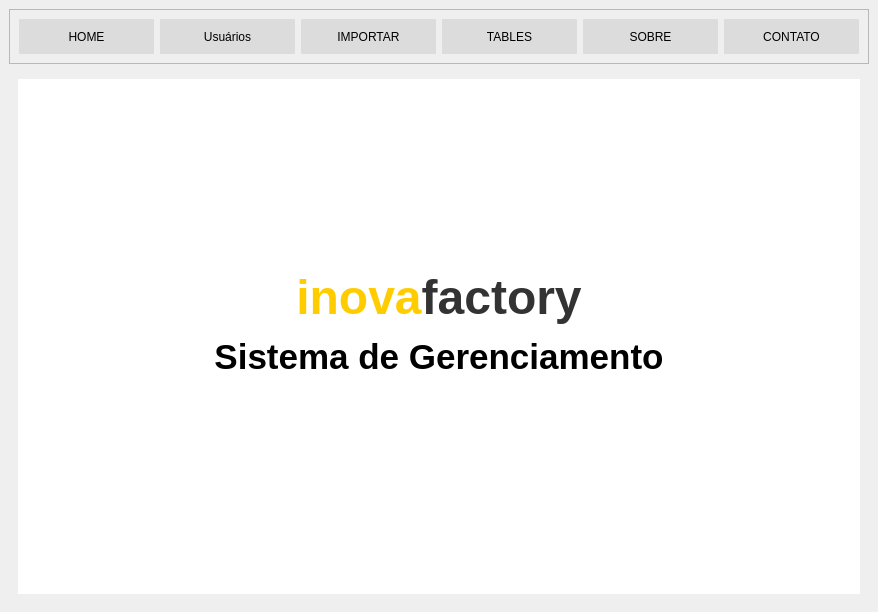
<?xml version="1.0" encoding="UTF-8"?>
<ui version="4.0">
 <class>Tela_Principal</class>
 <widget class="QMainWindow" name="Tela_Principal">
  <property name="geometry">
   <rect>
    <x>0</x>
    <y>0</y>
    <width>878</width>
    <height>612</height>
   </rect>
  </property>
  <property name="windowTitle">
   <string>MainWindow</string>
  </property>
  <widget class="QWidget" name="centralwidget">
   <layout class="QVBoxLayout" name="verticalLayout_2">
    <item>
     <widget class="QFrame" name="frame">
      <property name="frameShape">
       <enum>QFrame::StyledPanel</enum>
      </property>
      <property name="frameShadow">
       <enum>QFrame::Raised</enum>
      </property>
      <layout class="QHBoxLayout" name="horizontalLayout">
       <item>
        <widget class="QPushButton" name="btn_menu_home">
         <property name="minimumSize">
          <size>
           <width>135</width>
           <height>35</height>
          </size>
         </property>
         <property name="cursor">
          <cursorShape>PointingHandCursor</cursorShape>
         </property>
         <property name="styleSheet">
          <string notr="true">QPushButton{
	background-color: rgb(220, 220, 220);
	border-radius: 1px;
	font-size: 12px;
}

QPushButton:hover{
	
	background-color: rgb(203, 203, 203);
}</string>
         </property>
         <property name="text">
          <string>HOME</string>
         </property>
        </widget>
       </item>
       <item>
        <widget class="QPushButton" name="btn_menu_usuarios">
         <property name="minimumSize">
          <size>
           <width>135</width>
           <height>35</height>
          </size>
         </property>
         <property name="styleSheet">
          <string notr="true">QPushButton{
	background-color: rgb(220, 220, 220);
	border-radius: 1px;
	font-size: 12px;
}

QPushButton:hover{
	
	background-color: rgb(203, 203, 203);
}</string>
         </property>
         <property name="text">
          <string>Usuários</string>
         </property>
        </widget>
       </item>
       <item>
        <widget class="QPushButton" name="btn_pg_importar">
         <property name="minimumSize">
          <size>
           <width>135</width>
           <height>35</height>
          </size>
         </property>
         <property name="cursor">
          <cursorShape>PointingHandCursor</cursorShape>
         </property>
         <property name="styleSheet">
          <string notr="true">QPushButton{
	background-color: rgb(220, 220, 220);
	border-radius: 1px;
	font-size: 12px;
}

QPushButton:hover{
	
	background-color: rgb(203, 203, 203);
}</string>
         </property>
         <property name="text">
          <string>IMPORTAR</string>
         </property>
        </widget>
       </item>
       <item>
        <widget class="QPushButton" name="btn_tables">
         <property name="minimumSize">
          <size>
           <width>135</width>
           <height>35</height>
          </size>
         </property>
         <property name="cursor">
          <cursorShape>PointingHandCursor</cursorShape>
         </property>
         <property name="styleSheet">
          <string notr="true">QPushButton{
	background-color: rgb(220, 220, 220);
	border-radius: 1px;
	font-size: 12px;
}

QPushButton:hover{
	
	background-color: rgb(203, 203, 203);
}</string>
         </property>
         <property name="text">
          <string>TABLES</string>
         </property>
        </widget>
       </item>
       <item>
        <widget class="QPushButton" name="btn_sobre">
         <property name="minimumSize">
          <size>
           <width>135</width>
           <height>35</height>
          </size>
         </property>
         <property name="cursor">
          <cursorShape>PointingHandCursor</cursorShape>
         </property>
         <property name="styleSheet">
          <string notr="true">QPushButton{
	background-color: rgb(220, 220, 220);
	border-radius: 1px;
	font-size: 12px;
}

QPushButton:hover{
	
	background-color: rgb(203, 203, 203);
}</string>
         </property>
         <property name="text">
          <string>SOBRE</string>
         </property>
        </widget>
       </item>
       <item>
        <widget class="QPushButton" name="btn_contato">
         <property name="minimumSize">
          <size>
           <width>135</width>
           <height>35</height>
          </size>
         </property>
         <property name="cursor">
          <cursorShape>PointingHandCursor</cursorShape>
         </property>
         <property name="styleSheet">
          <string notr="true">QPushButton{
	background-color: rgb(220, 220, 220);
	border-radius: 1px;
	font-size: 12px;
}

QPushButton:hover{
	
	background-color: rgb(203, 203, 203);
}</string>
         </property>
         <property name="text">
          <string>CONTATO</string>
         </property>
        </widget>
       </item>
      </layout>
     </widget>
    </item>
    <item>
     <widget class="QStackedWidget" name="Pages">
      <property name="currentIndex">
       <number>3</number>
      </property>
      <widget class="QWidget" name="pg_table">
       <layout class="QVBoxLayout" name="verticalLayout_7">
        <item>
         <widget class="QTabWidget" name="tabWidget">
          <property name="currentIndex">
           <number>0</number>
          </property>
          <widget class="QWidget" name="tables">
           <attribute name="title">
            <string>Base</string>
           </attribute>
           <layout class="QVBoxLayout" name="verticalLayout_8">
            <item>
             <layout class="QHBoxLayout" name="horizontalLayout_3">
              <item>
               <layout class="QVBoxLayout" name="verticalLayout_6">
                <item>
                 <layout class="QVBoxLayout" name="verticalLayout_5">
                  <item>
                   <widget class="QLabel" name="label_3">
                    <property name="text">
                     <string>&lt;html&gt;&lt;head/&gt;&lt;body&gt;&lt;p align=&quot;center&quot;&gt;&lt;span style=&quot; font-size:12pt; font-weight:600;&quot;&gt;ESTOQUE&lt;/span&gt;&lt;/p&gt;&lt;/body&gt;&lt;/html&gt;</string>
                    </property>
                   </widget>
                  </item>
                  <item>
                   <widget class="QTreeWidget" name="tw_estoque">
                    <column>
                     <property name="text">
                      <string>Nfe</string>
                     </property>
                    </column>
                    <column>
                     <property name="text">
                      <string>Serie</string>
                     </property>
                    </column>
                    <column>
                     <property name="text">
                      <string>Cliente</string>
                     </property>
                    </column>
                    <column>
                     <property name="text">
                      <string>UF</string>
                     </property>
                    </column>
                    <column>
                     <property name="text">
                      <string>Municipio</string>
                     </property>
                    </column>
                    <column>
                     <property name="text">
                      <string>Cod Item</string>
                     </property>
                    </column>
                    <column>
                     <property name="text">
                      <string>Quantidade</string>
                     </property>
                    </column>
                    <column>
                     <property name="text">
                      <string>Descrição</string>
                     </property>
                    </column>
                    <column>
                     <property name="text">
                      <string>UN</string>
                     </property>
                    </column>
                    <column>
                     <property name="text">
                      <string>Especie</string>
                     </property>
                    </column>
                    <column>
                     <property name="text">
                      <string>Valor Nfe</string>
                     </property>
                    </column>
                    <column>
                     <property name="text">
                      <string>Data Importação</string>
                     </property>
                    </column>
                    <column>
                     <property name="text">
                      <string>Usuário</string>
                     </property>
                    </column>
                   </widget>
                  </item>
                 </layout>
                </item>
                <item>
                 <layout class="QVBoxLayout" name="verticalLayout_4">
                  <item>
                   <widget class="QLabel" name="label_2">
                    <property name="text">
                     <string>&lt;html&gt;&lt;head/&gt;&lt;body&gt;&lt;p align=&quot;center&quot;&gt;&lt;span style=&quot; font-size:12pt; font-weight:600;&quot;&gt;SAIDA&lt;/span&gt;&lt;/p&gt;&lt;/body&gt;&lt;/html&gt;</string>
                    </property>
                   </widget>
                  </item>
                  <item>
                   <widget class="QTreeWidget" name="tw_saida">
                    <column>
                     <property name="text">
                      <string>Nfe</string>
                     </property>
                    </column>
                    <column>
                     <property name="text">
                      <string>SERIE</string>
                     </property>
                    </column>
                    <column>
                     <property name="text">
                      <string>DATA IMPORTAÇÃO</string>
                     </property>
                    </column>
                    <column>
                     <property name="text">
                      <string>DATA SAÍDA</string>
                     </property>
                    </column>
                    <column>
                     <property name="text">
                      <string>Usuario</string>
                     </property>
                    </column>
                   </widget>
                  </item>
                 </layout>
                </item>
               </layout>
              </item>
              <item>
               <widget class="QFrame" name="frame_2">
                <property name="sizePolicy">
                 <sizepolicy hsizetype="Fixed" vsizetype="Preferred">
                  <horstretch>0</horstretch>
                  <verstretch>0</verstretch>
                 </sizepolicy>
                </property>
                <property name="frameShape">
                 <enum>QFrame::StyledPanel</enum>
                </property>
                <property name="frameShadow">
                 <enum>QFrame::Raised</enum>
                </property>
                <layout class="QVBoxLayout" name="verticalLayout_3">
                 <item>
                  <widget class="QPushButton" name="btn_gerar">
                   <property name="minimumSize">
                    <size>
                     <width>110</width>
                     <height>35</height>
                    </size>
                   </property>
                   <property name="font">
                    <font>
                     <pointsize>-1</pointsize>
                    </font>
                   </property>
                   <property name="styleSheet">
                    <string notr="true">QPushButton{
	
	background-color: rgb(44, 153, 255);
	border-radius: 1px;
	font-size: 14px;
	color: rgb(255, 255, 255);

}

QPushButton:hover{
	
	background-color: rgb(0, 0, 177);	

}</string>
                   </property>
                   <property name="text">
                    <string>Gerar saída</string>
                   </property>
                  </widget>
                 </item>
                 <item>
                  <widget class="QPushButton" name="btn_estorno">
                   <property name="minimumSize">
                    <size>
                     <width>110</width>
                     <height>35</height>
                    </size>
                   </property>
                   <property name="font">
                    <font>
                     <pointsize>-1</pointsize>
                    </font>
                   </property>
                   <property name="styleSheet">
                    <string notr="true">QPushButton{
	
	background-color: rgb(0, 170, 0);
	border-radius: 1px;
	font-size: 14px;
	
	color: rgb(255, 255, 255);
}

QPushButton:hover{
	
	background-color: rgb(76, 191, 41);
	
}</string>
                   </property>
                   <property name="text">
                    <string>Estorno</string>
                   </property>
                  </widget>
                 </item>
                 <item>
                  <widget class="QPushButton" name="btn_importar">
                   <property name="minimumSize">
                    <size>
                     <width>110</width>
                     <height>35</height>
                    </size>
                   </property>
                   <property name="text">
                    <string/>
                   </property>
                  </widget>
                 </item>
                 <item>
                  <spacer name="verticalSpacer">
                   <property name="orientation">
                    <enum>Qt::Vertical</enum>
                   </property>
                   <property name="sizeHint" stdset="0">
                    <size>
                     <width>20</width>
                     <height>40</height>
                    </size>
                   </property>
                  </spacer>
                 </item>
                </layout>
               </widget>
              </item>
             </layout>
            </item>
           </layout>
          </widget>
          <widget class="QWidget" name="tab_2">
           <attribute name="title">
            <string>Estoque</string>
           </attribute>
           <layout class="QVBoxLayout" name="verticalLayout_11">
            <item>
             <widget class="QLabel" name="label_18">
              <property name="font">
               <font>
                <pointsize>20</pointsize>
               </font>
              </property>
              <property name="text">
               <string>&lt;html&gt;&lt;head/&gt;&lt;body&gt;&lt;p align=&quot;center&quot;&gt;&lt;span style=&quot; font-weight:600; color:#0000a3;&quot;&gt;Estoque&lt;/span&gt;&lt;/p&gt;&lt;/body&gt;&lt;/html&gt;</string>
              </property>
              <property name="alignment">
               <set>Qt::AlignCenter</set>
              </property>
             </widget>
            </item>
            <item>
             <layout class="QHBoxLayout" name="horizontalLayout_12">
              <item>
               <widget class="QPushButton" name="btn_grafico">
                <property name="minimumSize">
                 <size>
                  <width>0</width>
                  <height>35</height>
                 </size>
                </property>
                <property name="font">
                 <font>
                  <pointsize>-1</pointsize>
                 </font>
                </property>
                <property name="cursor">
                 <cursorShape>PointingHandCursor</cursorShape>
                </property>
                <property name="styleSheet">
                 <string notr="true">QPushButton{
	
	background-color: rgb(44, 153, 255);
	border-radius: 1px;
	font-size: 14px;
	color: rgb(255, 255, 255);

}

QPushButton:hover{
	
	background-color: rgb(0, 0, 177);	

}</string>
                </property>
                <property name="text">
                 <string>Gerar Gráfico</string>
                </property>
               </widget>
              </item>
              <item>
               <widget class="QPushButton" name="btn_excel">
                <property name="minimumSize">
                 <size>
                  <width>0</width>
                  <height>35</height>
                 </size>
                </property>
                <property name="font">
                 <font>
                  <pointsize>-1</pointsize>
                 </font>
                </property>
                <property name="cursor">
                 <cursorShape>PointingHandCursor</cursorShape>
                </property>
                <property name="styleSheet">
                 <string notr="true">QPushButton{
	
	background-color: rgb(0, 170, 0);
	border-radius: 1px;
	font-size: 14px;
	
	color: rgb(255, 255, 255);
}

QPushButton:hover{
	
	background-color: rgb(76, 191, 41);
	
}</string>
                </property>
                <property name="text">
                 <string>Gerar Excel</string>
                </property>
               </widget>
              </item>
             </layout>
            </item>
            <item>
             <widget class="QLineEdit" name="txt_filtro">
              <property name="font">
               <font>
                <pointsize>12</pointsize>
               </font>
              </property>
              <property name="alignment">
               <set>Qt::AlignCenter</set>
              </property>
              <property name="placeholderText">
               <string>Filtro</string>
              </property>
             </widget>
            </item>
            <item>
             <widget class="QTableView" name="tb_estoque"/>
            </item>
           </layout>
          </widget>
         </widget>
        </item>
       </layout>
      </widget>
      <widget class="QWidget" name="pg_sobre">
       <layout class="QVBoxLayout" name="verticalLayout_12">
        <item>
         <widget class="QLabel" name="label_19">
          <property name="maximumSize">
           <size>
            <width>16777215</width>
            <height>50</height>
           </size>
          </property>
          <property name="font">
           <font>
            <pointsize>20</pointsize>
           </font>
          </property>
          <property name="text">
           <string>&lt;html&gt;&lt;head/&gt;&lt;body&gt;&lt;p align=&quot;center&quot;&gt;&lt;span style=&quot; font-weight:600; color:#0000a3;&quot;&gt;Sobre&lt;/span&gt;&lt;/p&gt;&lt;/body&gt;&lt;/html&gt;</string>
          </property>
          <property name="alignment">
           <set>Qt::AlignCenter</set>
          </property>
         </widget>
        </item>
        <item>
         <widget class="QLabel" name="label_15">
          <property name="text">
           <string>&lt;html&gt;&lt;head/&gt;&lt;body&gt;&lt;p align=&quot;center&quot;&gt;&lt;span style=&quot; font-size:16pt;&quot;&gt;Este sistema faz a importação de arquivos XML e faz o controle de estoque de arcodo com a entrada de notas e saídas apontadas pelo usuário.&lt;/span&gt;&lt;/p&gt;&lt;/body&gt;&lt;/html&gt;</string>
          </property>
          <property name="alignment">
           <set>Qt::AlignCenter</set>
          </property>
          <property name="wordWrap">
           <bool>true</bool>
          </property>
         </widget>
        </item>
       </layout>
      </widget>
      <widget class="QWidget" name="pg_contato">
       <layout class="QVBoxLayout" name="verticalLayout_13">
        <item>
         <widget class="QLabel" name="label_20">
          <property name="maximumSize">
           <size>
            <width>16777215</width>
            <height>50</height>
           </size>
          </property>
          <property name="font">
           <font>
            <pointsize>20</pointsize>
           </font>
          </property>
          <property name="text">
           <string>&lt;html&gt;&lt;head/&gt;&lt;body&gt;&lt;p align=&quot;center&quot;&gt;&lt;span style=&quot; font-weight:600; color:#0000a3;&quot;&gt;Contato&lt;/span&gt;&lt;/p&gt;&lt;/body&gt;&lt;/html&gt;</string>
          </property>
          <property name="alignment">
           <set>Qt::AlignCenter</set>
          </property>
         </widget>
        </item>
        <item>
         <widget class="QLabel" name="label_16">
          <property name="maximumSize">
           <size>
            <width>16777215</width>
            <height>50</height>
           </size>
          </property>
          <property name="text">
           <string>&lt;html&gt;&lt;head/&gt;&lt;body&gt;&lt;p align=&quot;center&quot;&gt;&lt;span style=&quot; font-size:14pt; font-weight:600;&quot;&gt;Desenvolvedor: Carlos Eduardo Vieira&lt;/span&gt;&lt;/p&gt;&lt;/body&gt;&lt;/html&gt;</string>
          </property>
         </widget>
        </item>
        <item>
         <layout class="QHBoxLayout" name="horizontalLayout_13">
          <item>
           <widget class="QLabel" name="label_23">
            <property name="text">
             <string/>
            </property>
           </widget>
          </item>
          <item>
           <layout class="QHBoxLayout" name="horizontalLayout_2">
            <property name="leftMargin">
             <number>0</number>
            </property>
            <property name="topMargin">
             <number>0</number>
            </property>
            <property name="bottomMargin">
             <number>300</number>
            </property>
            <item>
             <widget class="QLabel" name="label_22">
              <property name="text">
               <string>&lt;html&gt;&lt;head/&gt;&lt;body&gt;&lt;p align=&quot;center&quot;&gt;&lt;img src=&quot;imagens/phone.png&quot;&gt;&lt;/p&gt;&lt;/body&gt;&lt;/html&gt;</string>
              </property>
             </widget>
            </item>
            <item>
             <widget class="QLabel" name="label_21">
              <property name="maximumSize">
               <size>
                <width>16777215</width>
                <height>20</height>
               </size>
              </property>
              <property name="text">
               <string>&lt;html&gt;&lt;head/&gt;&lt;body&gt;&lt;p&gt;&lt;span style=&quot; font-size:14pt; font-weight:600;&quot;&gt;11 97951-6391&lt;/span&gt;&lt;/p&gt;&lt;/body&gt;&lt;/html&gt;</string>
              </property>
             </widget>
            </item>
           </layout>
          </item>
          <item>
           <widget class="QLabel" name="label_24">
            <property name="text">
             <string/>
            </property>
           </widget>
          </item>
         </layout>
        </item>
       </layout>
      </widget>
      <widget class="QWidget" name="tela_home">
       <layout class="QVBoxLayout" name="verticalLayout">
        <item>
         <widget class="QLabel" name="label">
          <property name="styleSheet">
           <string notr="true">background-color: rgb(255, 255, 255);
font: 8pt &quot;Myriad Pro&quot;;</string>
          </property>
          <property name="text">
           <string>&lt;html&gt;&lt;head/&gt;&lt;body&gt;&lt;p align=&quot;center&quot;&gt;&lt;span style=&quot; font-size:36pt; font-weight:600; color:#ffcc00;&quot;&gt;inova&lt;/span&gt;&lt;span style=&quot; font-size:36pt; font-weight:600; color:#333333;&quot;&gt;factory&lt;/span&gt;&lt;/p&gt;&lt;p align=&quot;center&quot;&gt;&lt;span style=&quot; font-size:26pt; font-weight:600;&quot;&gt;Sistema de Gerenciamento&lt;/span&gt;&lt;/p&gt;&lt;p align=&quot;center&quot;&gt;&lt;img src=&quot;View/imagens/logo.png&quot;/&gt;&lt;/p&gt;&lt;/body&gt;&lt;/html&gt;</string>
          </property>
         </widget>
        </item>
       </layout>
      </widget>
      <widget class="QWidget" name="pg_import">
       <layout class="QVBoxLayout" name="verticalLayout_10">
        <item>
         <widget class="QLabel" name="label_17">
          <property name="font">
           <font>
            <pointsize>20</pointsize>
           </font>
          </property>
          <property name="text">
           <string>&lt;html&gt;&lt;head/&gt;&lt;body&gt;&lt;p align=&quot;center&quot;&gt;&lt;span style=&quot; font-weight:600; color:#0000a3;&quot;&gt;Importar XML&lt;/span&gt;&lt;/p&gt;&lt;/body&gt;&lt;/html&gt;</string>
          </property>
          <property name="alignment">
           <set>Qt::AlignCenter</set>
          </property>
         </widget>
        </item>
        <item>
         <layout class="QHBoxLayout" name="horizontalLayout_4">
          <item>
           <widget class="QLineEdit" name="txt_file">
            <property name="font">
             <font>
              <pointsize>12</pointsize>
             </font>
            </property>
            <property name="alignment">
             <set>Qt::AlignCenter</set>
            </property>
            <property name="placeholderText">
             <string>Selecione a pasta com os arquivos XML ---&gt;</string>
            </property>
           </widget>
          </item>
          <item>
           <widget class="QPushButton" name="btn_open">
            <property name="minimumSize">
             <size>
              <width>120</width>
              <height>30</height>
             </size>
            </property>
            <property name="font">
             <font>
              <pointsize>11</pointsize>
              <weight>75</weight>
              <bold>true</bold>
             </font>
            </property>
            <property name="text">
             <string>Abrir</string>
            </property>
           </widget>
          </item>
         </layout>
        </item>
        <item>
         <layout class="QHBoxLayout" name="horizontalLayout_11">
          <item>
           <widget class="QLabel" name="label_4">
            <property name="text">
             <string/>
            </property>
           </widget>
          </item>
          <item>
           <widget class="QPushButton" name="btn_import">
            <property name="minimumSize">
             <size>
              <width>135</width>
              <height>35</height>
             </size>
            </property>
            <property name="font">
             <font>
              <pointsize>-1</pointsize>
             </font>
            </property>
            <property name="cursor">
             <cursorShape>PointingHandCursor</cursorShape>
            </property>
            <property name="styleSheet">
             <string notr="true">QPushButton{
	
	background-color: rgb(0, 170, 0);
	border-radius: 1px;
	font-size: 14px;
	
	color: rgb(255, 255, 255);
}

QPushButton:hover{
	
	background-color: rgb(76, 191, 41);
	
}</string>
            </property>
            <property name="text">
             <string>IMPORTAR</string>
            </property>
           </widget>
          </item>
          <item>
           <widget class="QLabel" name="label_5">
            <property name="text">
             <string/>
            </property>
           </widget>
          </item>
         </layout>
        </item>
        <item>
         <widget class="QProgressBar" name="progressBar">
          <property name="value">
           <number>0</number>
          </property>
         </widget>
        </item>
       </layout>
      </widget>
      <widget class="QWidget" name="tela_usuarios">
       <widget class="QLabel" name="label_12">
        <property name="geometry">
         <rect>
          <x>10</x>
          <y>10</y>
          <width>16</width>
          <height>16</height>
         </rect>
        </property>
        <property name="text">
         <string/>
        </property>
       </widget>
       <widget class="QLabel" name="label_13">
        <property name="geometry">
         <rect>
          <x>86</x>
          <y>10</y>
          <width>16</width>
          <height>16</height>
         </rect>
        </property>
        <property name="text">
         <string/>
        </property>
       </widget>
       <widget class="QFrame" name="frame_3">
        <property name="geometry">
         <rect>
          <x>10</x>
          <y>60</y>
          <width>841</width>
          <height>471</height>
         </rect>
        </property>
        <property name="styleSheet">
         <string notr="true">background-color: rgb(242, 242, 242);
border: 1px solid #ccc;
border-radius: 2px;</string>
        </property>
        <property name="frameShape">
         <enum>QFrame::StyledPanel</enum>
        </property>
        <property name="frameShadow">
         <enum>QFrame::Raised</enum>
        </property>
        <widget class="QPushButton" name="btn_abre_form_usuarios">
         <property name="geometry">
          <rect>
           <x>20</x>
           <y>20</y>
           <width>220</width>
           <height>35</height>
          </rect>
         </property>
         <property name="minimumSize">
          <size>
           <width>220</width>
           <height>35</height>
          </size>
         </property>
         <property name="font">
          <font>
           <pointsize>-1</pointsize>
          </font>
         </property>
         <property name="cursor">
          <cursorShape>PointingHandCursor</cursorShape>
         </property>
         <property name="styleSheet">
          <string notr="true">QPushButton{
	
	background-color: rgb(0, 170, 0);
	border-radius: 4px;
	font-size: 14px;
	
	color: rgb(255, 255, 255);
}

QPushButton:hover{
	
	background-color: rgb(76, 191, 41);
	
}</string>
         </property>
         <property name="text">
          <string>+ Inserir Novo Usuário</string>
         </property>
        </widget>
        <widget class="QLineEdit" name="lineEdit">
         <property name="geometry">
          <rect>
           <x>369</x>
           <y>20</y>
           <width>341</width>
           <height>35</height>
          </rect>
         </property>
         <property name="minimumSize">
          <size>
           <width>300</width>
           <height>35</height>
          </size>
         </property>
         <property name="font">
          <font>
           <pointsize>10</pointsize>
          </font>
         </property>
         <property name="styleSheet">
          <string notr="true">background-color: rgb(255, 255, 255);</string>
         </property>
         <property name="alignment">
          <set>Qt::AlignCenter</set>
         </property>
         <property name="placeholderText">
          <string>Pesquisar Usuário</string>
         </property>
        </widget>
        <widget class="QPushButton" name="btn_pesquisar_usuario">
         <property name="geometry">
          <rect>
           <x>720</x>
           <y>20</y>
           <width>100</width>
           <height>35</height>
          </rect>
         </property>
         <property name="minimumSize">
          <size>
           <width>100</width>
           <height>35</height>
          </size>
         </property>
         <property name="font">
          <font>
           <pointsize>-1</pointsize>
          </font>
         </property>
         <property name="styleSheet">
          <string notr="true">QPushButton{
	
	
	background-color: rgb(130, 130, 130);
	border-radius: 4px;
	font-size: 14px;
	color: rgb(255, 255, 255);

}

QPushButton:hover{
	
	
	background-color: rgb(88, 88, 88);

}</string>
         </property>
         <property name="text">
          <string>Pesquisar</string>
         </property>
        </widget>
        <widget class="QPushButton" name="btn_excluir_usuario">
         <property name="geometry">
          <rect>
           <x>670</x>
           <y>120</y>
           <width>155</width>
           <height>35</height>
          </rect>
         </property>
         <property name="minimumSize">
          <size>
           <width>155</width>
           <height>35</height>
          </size>
         </property>
         <property name="font">
          <font>
           <pointsize>-1</pointsize>
          </font>
         </property>
         <property name="styleSheet">
          <string notr="true">QPushButton{
	
	
	background-color: rgb(223, 0, 0);
	border-radius: 4px;
	font-size: 14px;
	color: rgb(255, 255, 255);

}

QPushButton:hover{
	
	
	background-color: rgb(156, 0, 0);

}</string>
         </property>
         <property name="text">
          <string>Excluir Usuário</string>
         </property>
        </widget>
        <widget class="QPushButton" name="btn_altera_usuario">
         <property name="geometry">
          <rect>
           <x>670</x>
           <y>80</y>
           <width>155</width>
           <height>35</height>
          </rect>
         </property>
         <property name="minimumSize">
          <size>
           <width>155</width>
           <height>35</height>
          </size>
         </property>
         <property name="font">
          <font>
           <pointsize>-1</pointsize>
          </font>
         </property>
         <property name="styleSheet">
          <string notr="true">QPushButton{
	
	background-color: rgb(44, 153, 255);
	border-radius: 4px;
	font-size: 14px;
	color: rgb(255, 255, 255);

}

QPushButton:hover{
	
	
	background-color: rgb(0, 85, 255);

}</string>
         </property>
         <property name="text">
          <string>Alterar Usuário</string>
         </property>
        </widget>
        <widget class="QTableWidget" name="tb_lista_usuarios">
         <property name="geometry">
          <rect>
           <x>20</x>
           <y>80</y>
           <width>631</width>
           <height>371</height>
          </rect>
         </property>
         <property name="sizePolicy">
          <sizepolicy hsizetype="Expanding" vsizetype="Expanding">
           <horstretch>0</horstretch>
           <verstretch>0</verstretch>
          </sizepolicy>
         </property>
         <column>
          <property name="text">
           <string>ID</string>
          </property>
         </column>
         <column>
          <property name="text">
           <string>NOME</string>
          </property>
         </column>
         <column>
          <property name="text">
           <string>LOGIN</string>
          </property>
         </column>
         <column>
          <property name="text">
           <string>SENHA</string>
          </property>
         </column>
         <column>
          <property name="text">
           <string>NÍVEL DE ACESSO</string>
          </property>
         </column>
        </widget>
       </widget>
       <widget class="QLabel" name="label_6">
        <property name="geometry">
         <rect>
          <x>90</x>
          <y>10</y>
          <width>401</width>
          <height>31</height>
         </rect>
        </property>
        <property name="styleSheet">
         <string notr="true">font: 8pt &quot;Open Sans&quot;;</string>
        </property>
        <property name="text">
         <string>&lt;html&gt;&lt;head/&gt;&lt;body&gt;&lt;p&gt;&lt;span style=&quot; font-size:22pt; font-weight:600;&quot;&gt;Usuários    &lt;/span&gt;&lt;span style=&quot; font-size:12pt;&quot;&gt;&amp;nbsp;&amp;nbsp;&amp;nbsp;&amp;nbsp;&amp;nbsp;Gerenciar usuários do sistema&lt;/span&gt;&lt;/p&gt;&lt;/body&gt;&lt;/html&gt;</string>
        </property>
       </widget>
       <widget class="QLabel" name="label_7">
        <property name="geometry">
         <rect>
          <x>20</x>
          <y>0</y>
          <width>50</width>
          <height>50</height>
         </rect>
        </property>
        <property name="minimumSize">
         <size>
          <width>50</width>
          <height>50</height>
         </size>
        </property>
        <property name="maximumSize">
         <size>
          <width>50</width>
          <height>50</height>
         </size>
        </property>
        <property name="text">
         <string>&lt;html&gt;&lt;head/&gt;&lt;body&gt;&lt;p align=&quot;center&quot;&gt;&lt;img src=&quot;View/imagens/usuarios.png&quot;&gt;&lt;/p&gt;&lt;/body&gt;&lt;/html&gt;</string>
        </property>
       </widget>
       <zorder>frame_3</zorder>
       <zorder>label_12</zorder>
       <zorder>label_13</zorder>
       <zorder>label_6</zorder>
       <zorder>label_7</zorder>
      </widget>
     </widget>
    </item>
   </layout>
  </widget>
 </widget>
 <resources/>
 <connections/>
</ui>
